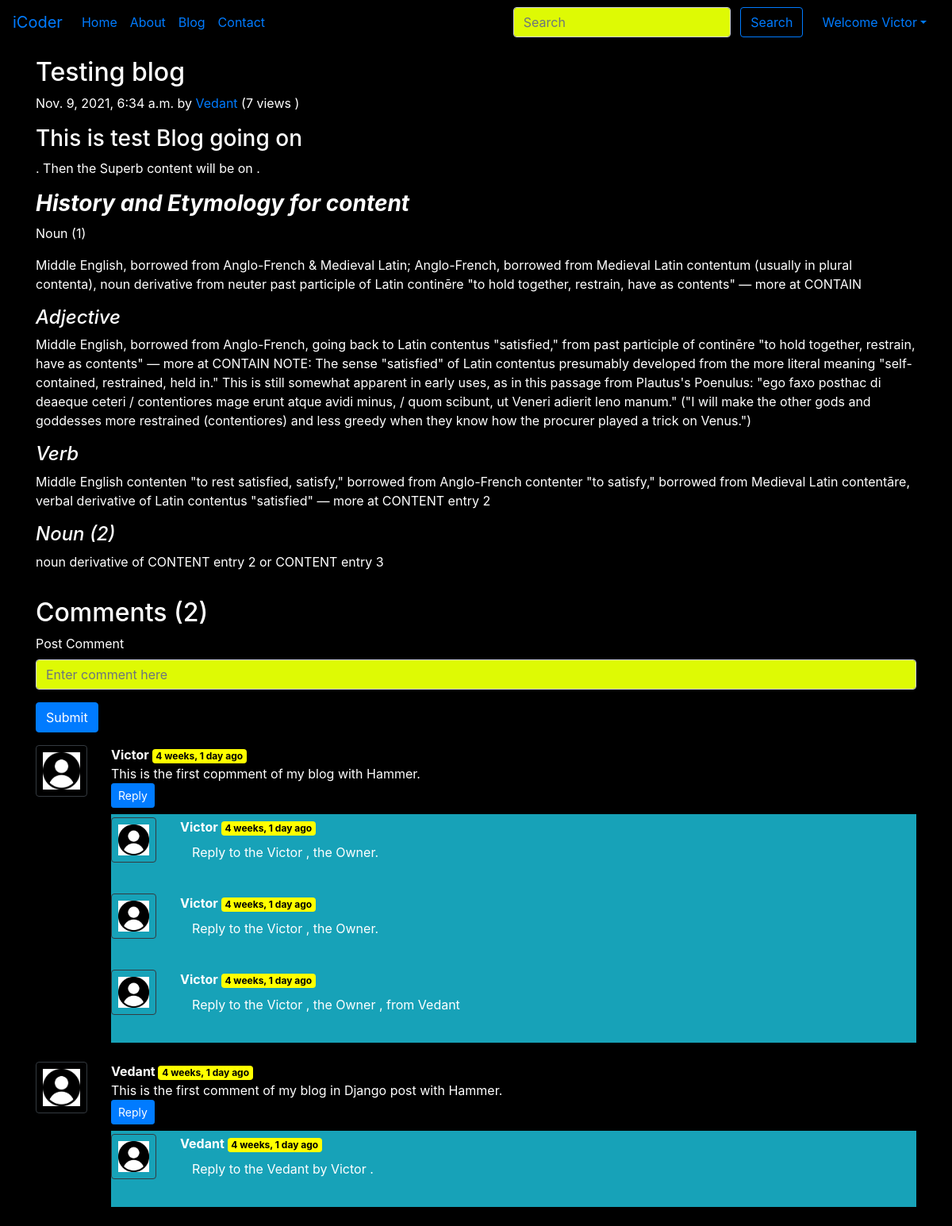
The app's page /blog/First-post (signed in) with its own data.
### blog/models.py (models this page shows, shortened)
class Post(models.Model):
    sno = models.AutoField(primary_key=True)
    title = models.CharField(max_length=255)
    author = models.CharField(max_length=14)
    slug = models.CharField(max_length=130)
    views = models.IntegerField(default=0)
    timeStamp = models.DateTimeField(blank=True)
    content = models.TextField()

class BlogComment(models.Model):
    sno = models.AutoField(primary_key=True)
    comment = models.TextField()
    user = models.ForeignKey(User, on_delete=models.CASCADE)
    post = models.ForeignKey(Post, on_delete=models.CASCADE)
    parent = models.ForeignKey('self', on_delete=models.CASCADE, null=True)
    timeStamp = models.DateTimeField(default=now)

### blog/views.py (the view)
# urls.py: path('<str:slug>', views.blogPost, name="blogPost"),
def blogPost(request, slug):
    post = Post.objects.filter(slug=slug).first()
    post.views = post.views + 1
    post.save()
    comments = BlogComment.objects.filter(post=post, parent=None)
    replies = BlogComment.objects.filter(post=post).exclude(parent=None)
    replyDict = {}
    for reply in replies:
        if reply.parent.sno not in replyDict.keys():
            replyDict[reply.parent.sno] = [reply]
        else:
            replyDict[reply.parent.sno].append(reply)
    context = {'post': post, 'comments': comments,
               'user': request.user, 'replyDict': replyDict}
    return render(request, "blog/blogPost.html", context)

### blog/templatetags/extras.py (called while the page is built)
@register.filter(name="get_val")
def get_val(dict, key):
    return dict.get(key)

### home/Templates/blog/blogPost.html (shortened to what this page needs)
{% extends 'base.html' %}
{% block body %}
{% load humanize %}
{% load extras %}
<div class="container my-3">
    <h2 class="blog-post-title">{{post.title}}</h2>
    <p class="blog-post-meta">{{post.timeStamp}} by <a href="/about">{{post.author}}</a>
        (<span>{{post.views}} views </span>)
    </p>
    <p>{{post.content|safe}}</p>
    <hr>
</div>
<div class="container">
    <h2> Comments ({{comments.count}}) </h2>
    <div class="my-2">
        {% if user.is_authenticated %}
        <form action="/blog/postComment" method="post">
            <div class="form-group">
                <label for="exampleInputEmail1">Post Comment </label>
                <input type="text" class="form-control" name="comment" placeholder="Enter comment here"
                    style="background-color: #defa04;color: black;">
            </div>
            <button type="submit" class="btn btn-primary">Submit</button>
        </form>
        {% else %}
        Please login to post a comment
        {% endif %}
    </div>
    {% for comment in comments %}
    <div class="row my-3">
        <div class="col-md-1  ">
            <img class="rounded mx-auto d-block w-100 border border-dark p-2" src="/static/img/user.png" alt="user">
        </div>
        <div class="col-md-11 ">
            <b> {{comment.user.username}} </b> <span class="badge badge-secondary " style="background-color: yellow;
    color: black;">{{comment.timeStamp|naturaltime}}</span>
            <div> {{comment.comment}} </div>
            <div class="reply mx-0">
                {% if user.is_authenticated %}
                <button class="btn btn-sm btn-primary" type="button" data-toggle="collapse"
                    data-target="#replyBox{{comment.sno}}" aria-expanded="false"
                    aria-controls="replyBox{{comment.sno}}">
                    Reply
                </button>
                {% endif %}
                <div class="replies bg-info my-2">
                    {% for reply in replyDict|get_val:comment.sno %}
                    <div class="row">
                        <div class="col-md-1 my-1  ">
                            <img class="rounded mx-auto d-block w-100 border border-dark p-2" src="/static/img/user.png"
                                alt="user">
                        </div>
                        <div class="col-md-11 my-1">
                            <b> {{comment.user.username}} </b>
                            <span class="badge badge-secondary " style="background-color: yellow;
                            color: black;">{{comment.timeStamp|naturaltime}}</span>
                            <div class="col-md-11 my-2"> {{reply.comment}}</div>
                        </div>
                    </div>
                    <br>
                    {% endfor %}
                </div>
            </div>
        </div>
    </div>
    {% endfor %}
</div>
{% endblock %}

### home/Templates/base.html (shortened to what this page needs)
<!doctype html>
<html lang="en">
<head>
  <link rel="stylesheet" href="https://stackpath.bootstrapcdn.com/bootstrap/4.5.2/css/bootstrap.min.css"
>
</head>
<body style="background-color: black;
    color: white;">
    <nav class="navbar navbar-expand-lg sticky-top">
      <a class="navbar-brand" href="/">iCoder</a>
      <div class="collapse navbar-collapse" id="navbarSupportedContent">
        <ul class="navbar-nav ">
          <li class="nav-item {% block homeactive %}{% endblock homeactive %}">
            <a class="nav-link" href="/">Home <span class="sr-only">(current)</span></a>
          </li>
          <li class="nav-item {% block aboutactive %}{% endblock aboutactive %}">
            <a class="nav-link" href="/about">About</a>
          </li>
          <li class="nav-item {% block blogactive %}{% endblock blogactive %}">
            <a class="nav-link" href="/blog/blogHome">Blog</a>
          </li>
          <li class="nav-item {% block contactactive %}{% endblock contactactive %}">
            <a class="nav-link" href="/contact">Contact</a>
          </li>
        </ul>
        <div class="form ml-auto form-inline">
          <form method="get" action="/search" class=" my-2 my-lg-0 mx-3">
            <input class="form-control mr-sm-2" type="search" placeholder="Search" aria-label="Search" name="query"
              id="query" style="background-color: #defa04;
    color: black;">
            <button class="btn btn-outline-primary my-2 my-sm-0" type="submit">Search</button>
          </form>
          {% if user.is_authenticated %}
          <ul class="navbar-nav mr-2">
            <li class="nav-item dropdown">
              <a class="nav-link dropdown-toggle" href='#' id="navbarDropdown" role="button" data-toggle="dropdown">
                Welcome {{request.user}}</a>
            </li>
          </ul>
        </div>
        {% endif %}
      </div>
    </nav>
    {% block body %} {% endblock body %}
</body>
</html>

### records on screen
Post: title "Testing blog", timeStamp "Nov. 9, 2021, 6:34 a.m.", author "Vedant", views "7", content "This is test Blog going on . Then the Superb content will be on . History and Etymology for content Noun (1) Middle English, borrowed from Anglo-French & Medieval Latin; Anglo-French, borrowed from Medieval Latin contentum (usually in plural contenta), noun derivative from neuter past participle of Latin continēre \"to hold together, restrain, have as contents\" — more at CONTAIN Adjective Middle English, borrowed from Anglo-French, going back to Latin contentus \"satisfied,\" from past participle of continēre \"to hold together, restrain, have as contents\" — more at CONTAIN NOTE: The sense \"satisfied\" of Latin contentus presumably developed from the more literal meaning \"self-contained,…"
BlogComment: user.username "Victor", timeStamp "4 weeks, 1 day ago", comment "This is the first copmment of my blog with Hammer."
BlogComment: comment "Reply to the Victor , the Owner."
BlogComment: comment "Reply to the Victor , the Owner."
BlogComment: comment "Reply to the Victor , the Owner , from Vedant"
BlogComment: user.username "Vedant", timeStamp "4 weeks, 1 day ago", comment "This is the first comment of my blog in Django post with Hammer."
BlogComment: comment "Reply to the Vedant by Victor ."

### other values on screen
{{ request.user }} "Victor"
{{ comments.count }} "2"
